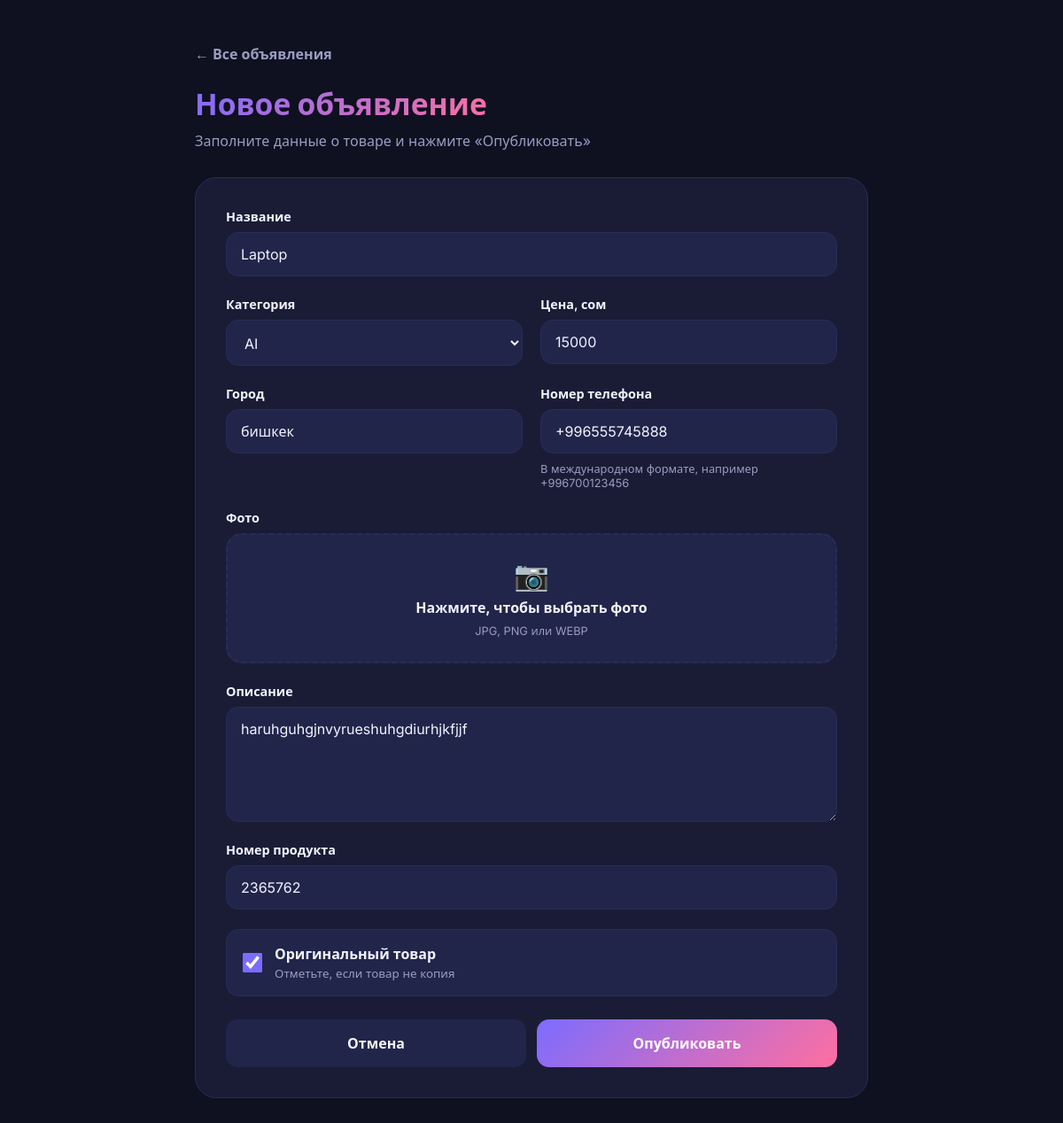
/product/1/edit/, run on the app's committed database.
### lalafo_app/models.py (models this page shows, shortened)
class Product(models.Model):
    product_name = models.CharField(max_length=100)
    price = models.PositiveSmallIntegerField()
    category = models.ForeignKey(Category, on_delete=models.CASCADE, null=True, blank=True)
    phone_number = PhoneNumberField()
    city = models.CharField(max_length=40)
    type = models.BooleanField(default=False)
    product_image = models.ImageField(upload_to = 'product_photo/', null=True, blank=True)
    descriptions = models.TextField(null=True, blank=True)
    number_product = models.PositiveIntegerField()
    created_date = models.DateTimeField(auto_now_add=True)

### lalafo_app/views.py (the view, shortened to what this page needs)
# urls.py: path('product/<int:pk>/edit/', ProductUpdateView.as_view(), name='product_update'),
class ProductUpdateView(UpdateView):
    model = Product
    form_class = ProductForm
    template_name = 'product_create.html'

### lalafo_app/models.py (called while the page is built)
    def __str__(self):
        return self.category_name

### lalafo_app/templates/product_create.html (shortened to what this page needs)
<!DOCTYPE html>
<html lang="ru">
<head>
</head>
<body>
<div class="container">
  <a class="back" href="{% url 'product_list' %}">← Все объявления</a>
  <h1>Новое объявление</h1>
  <p class="sub">Заполните данные о товаре и нажмите «Опубликовать»</p>
  <form class="form" method="post" enctype="multipart/form-data">
    <div class="field">
      <label class="lbl" for="{{ form.product_name.id_for_label }}">{{ form.product_name.label }}</label>
      {{ form.product_name }}
    </div>
    <div class="row">
      <div class="field">
        <label class="lbl" for="{{ form.category.id_for_label }}">{{ form.category.label }}</label>
        {{ form.category }}
      </div>
      <div class="field">
        <label class="lbl" for="{{ form.price.id_for_label }}">{{ form.price.label }}</label>
        {{ form.price }}
      </div>
    </div>
    <div class="row">
      <div class="field">
        <label class="lbl" for="{{ form.city.id_for_label }}">{{ form.city.label }}</label>
        {{ form.city }}
      </div>
      <div class="field">
        <label class="lbl" for="{{ form.phone_number.id_for_label }}">{{ form.phone_number.label }}</label>
        {{ form.phone_number }}
        <div class="hint">В международном формате, например +996700123456</div>
      </div>
    </div>
    <div class="field">
      <span class="lbl" style="font-weight:600;font-size:.9rem">{{ form.product_image.label }}</span>
      <div class="upload">
        <label class="drop" for="{{ form.product_image.id_for_label }}">
          <span class="ico">📷</span>
          <span><strong>Нажмите, чтобы выбрать фото</strong></span>
          <span class="hint" id="fileName">JPG, PNG или WEBP</span>
        </label>
      </div>
    </div>
    <div class="field">
      <label class="lbl" for="{{ form.descriptions.id_for_label }}">{{ form.descriptions.label }}</label>
      {{ form.descriptions }}
    </div>
    <div class="field">
      <label class="lbl" for="{{ form.number_product.id_for_label }}">{{ form.number_product.label }}</label>
      {{ form.number_product }}
    </div>
    <label class="check">
      {{ form.type }}
      <span>Оригинальный товар<small>Отметьте, если товар не копия</small></span>
    </label>
    <div class="actions">
      <a class="btn btn--ghost" href="{% url 'product_list' %}">Отмена</a>
      <button class="btn btn--primary" type="submit">Опубликовать</button>
    </div>
  </form>
</div>
</body>
</html>

### lalafo_app/templates/product_create.html (style rules this page uses)
:root { --bg:#0f1020;--card:#1a1c36;--card-2:#22254a;--text:#f2f3ff;--muted:#9a9dc0; --border:#2a2d52;--primary:#7c6cff;--accent:#ff6fa0;--radius:24px;--danger:#ff6b81 }
* { margin:0;padding:0;box-sizing:border-box }
body { font-family:"Inter",system-ui,sans-serif;background:var(--bg);color:var(--text);min-height:100vh }
a { color:inherit;text-decoration:none }
.container { width:min(760px,100% - 40px);margin-inline:auto;padding:50px 0 80px }
.back { display:inline-block;margin-bottom:22px;color:var(--muted);font-weight:600;transition:.2s }
h1 { font-size:2.1rem;font-weight:800;margin-bottom:8px;width:fit-content; background:linear-gradient(135deg,var(--primary),var(--accent)); -webkit-background-clip:text;background-clip:text;color:transparent }
.sub { color:var(--muted);margin-bottom:30px }
.form { background:var(--card);border-radius:var(--radius);padding:34px;display:grid;gap:22px; border:1px solid var(--border) }
.row { display:grid;grid-template-columns:1fr 1fr;gap:20px }
.field { display:grid;gap:8px;align-content:start }
.field label.lbl { font-weight:600;font-size:.9rem }
.hint { color:var(--muted);font-size:.8rem }
.form input:not([type=checkbox]):not([type=file]), .form select, .form textarea { width:100%;padding:14px 16px;border-radius:14px;border:1.5px solid var(--border); background:var(--card-2);color:var(--text);font:inherit;outline:none;transition:.2s }
.form input::placeholder,.form textarea::placeholder { color:var(--muted) }
.form textarea { resize:vertical;min-height:120px }
.form select option { background:var(--card-2) }
.upload { display:grid;gap:14px }
.drop { display:grid;place-items:center;text-align:center;gap:6px;padding:26px 16px;cursor:pointer; border:2px dashed var(--border);border-radius:18px;background:var(--card-2);transition:.25s;color:var(--muted) }
.drop strong { color:var(--text) }
.drop .ico { font-size:2rem }
.check { display:flex;align-items:center;gap:14px;padding:16px 18px;border-radius:14px;cursor:pointer; background:var(--card-2);border:1.5px solid var(--border);transition:.2s;font-weight:600 }
.check input { width:22px;height:22px;accent-color:var(--primary);cursor:pointer }
.check small { display:block;color:var(--muted);font-weight:400;margin-top:2px }
.actions { display:flex;gap:12px;margin-top:4px }
.btn { flex:1;text-align:center;padding:16px 20px;border-radius:14px;border:none;cursor:pointer; font:inherit;font-weight:700;transition:.25s }
.btn--primary { color:#fff;background:linear-gradient(135deg,var(--primary),var(--accent)) }
.btn--ghost { background:var(--card-2);color:var(--text) }

### data on the page
Product: product_name "Laptop", category "AI", price "15000", city "бишкек", phone_number "+996555745888", descriptions "haruhguhgjnvyrueshuhgdiurhjkfjjf", number_product "2365762", type "☑"
